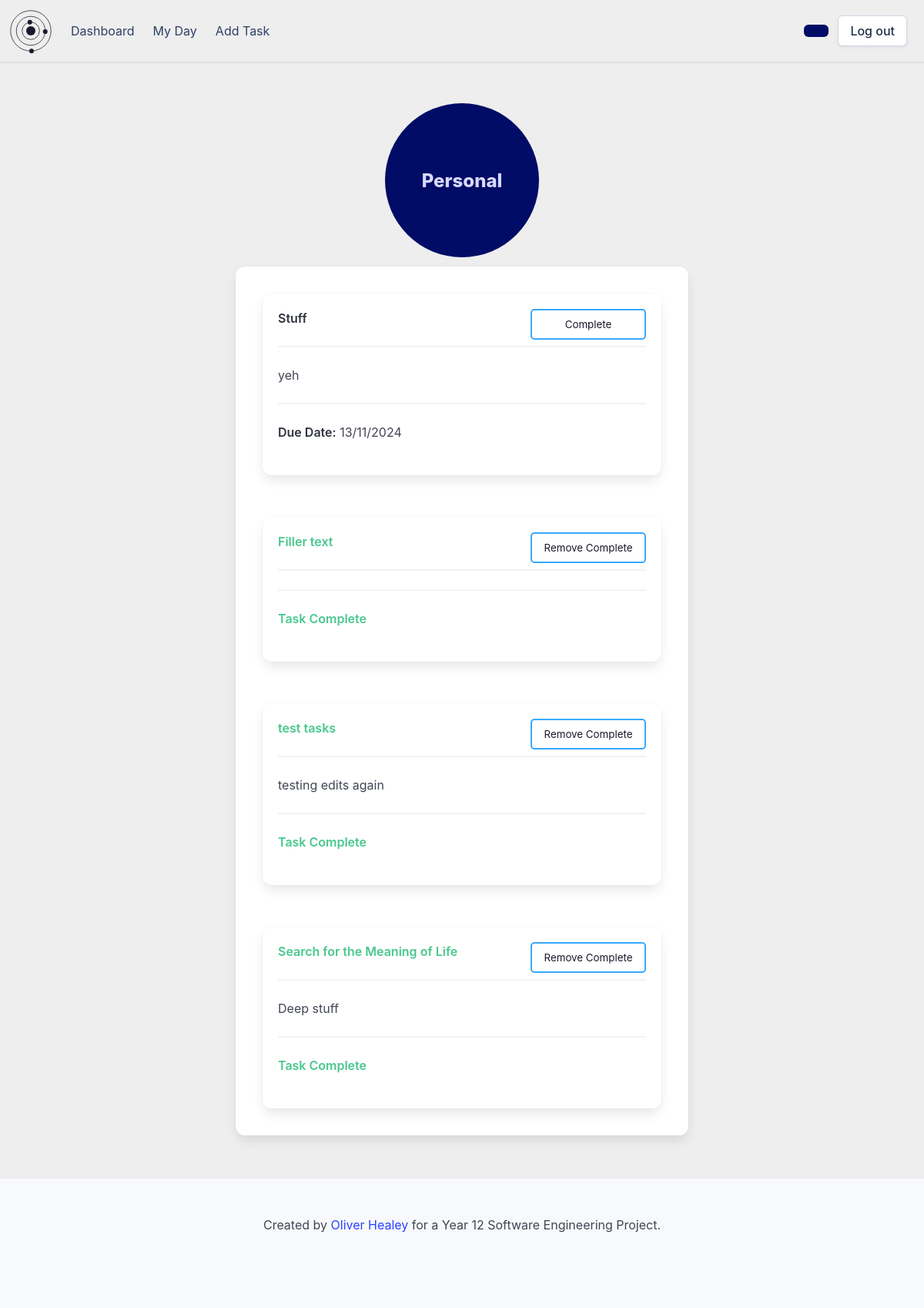
The page /group/c74d19f8-bd10-4c23-b916-0b0c3a8fa5c9 on the database its author committed.
### setup_db.py (models this page shows)
class Group(Base):
    __tablename__ = 'groups'
    group_id = Column(String, primary_key=True, nullable=False)
    group_name = Column(String, nullable=False, unique=True)
    user_id = Column(String, ForeignKey('userdetails.id'), nullable=False)
    user = relationship('User', back_populates='groups')
    tasks = relationship('Task', back_populates='groups')

class Task(Base):
    __tablename__ = 'tasks'
    task_id = Column(String, primary_key=True)
    name = Column(String, nullable=False)
    details = Column(String)
    important = Column(Boolean, nullable=False)
    due_date = Column(DateTime, nullable=False)
    completed = Column(Boolean, nullable=False)
    user_id = Column(String, ForeignKey('userdetails.id'), nullable=False)
    group_id = Column(String, ForeignKey('groups.group_id'), nullable=False)
    user = relationship('User', back_populates='tasks')
    groups = relationship('Group', back_populates='tasks')

### app.py (the view)
@app.route('/group/<group_id>')
def viewGroup(group_id):
    group = sessionDb.query(Group).filter(Group.group_id == group_id).first()
    tasks = sessionDb.query(Task).filter(Task.group_id == group_id).order_by(Task.due_date).all()
    return render_template('group.html', group=group, tasks=tasks, showDetails=True)

### templates/group.html (shortened to what this page needs)
{% extends 'base_loggedin.html' %}
{% block content %}
    <div class="circle-holder column is-full is-centered">
        <div class="group-circle" onclick="window.location.href='/group/{{ group.group_id }}'">
            <div class="hero-body">
                <p class="group-circle-title title is-4">{{ group.group_name }}</p>
            </div>
        </div>
    </div>
    <div class="columns is-centered">
        <div class="column is-half">
            <div class="box">
                <div class="columns is-multiline">
                    {% for task in tasks %}
                        {% if task.group_id == group.group_id %}
                            <div class="column is-full">
                                {% include 'task_box.html' %}
                            </div>
                        {% endif %}
                    {% endfor %}
                </div>
            </div>
        </div>
    </div>
{% endblock %}

### templates/task_box.html (shortened to what this page needs)
<div class="box task-box" onclick="window.location.href='/task/{{ task.task_id }}'">
    <div class="content">
        <p>
            <strong class="{{ 'has-text-success' if task.completed else '' }}">{{ task.name }}</strong>
            <hr>
            {% if showDetails %}
                {{ task.details }}
                <hr>
            {% endif %}
            {% if not task.completed %}
                <strong class="">Due Date:</strong> {{ task.due_date.strftime('%d/%m/%Y') }}<br>
            {% else %}
                <strong class="has-text-success">Task Complete</strong>
            {% endif %}
        </p>
    </div>
    {% if not task.completed %}
        <form action="/complete" method="POST">
            <input type="submit" value="Complete" class="task-complete-button">
        </form>
    {% else %}
        <form action="/decomplete" method="POST">
            <input type="submit" value="Remove Complete" class="task-complete-button">
        </form>
    {% endif %}
</div>

### static/styles/styles.css (style rules this page uses)
:root { --bulma-primary-h: 206deg; --bulma-primary-l: 61%; --bulma-link-l: 20%; --bulma-info-h: 63deg; --bulma-info-l: 68%; --bulma-scheme-s: 36%; --bulma-body-background-color: light-dark(#eeeeee, #0f141f); color-scheme: light dark; --accent-color: light-dark(#1c182c, #e0e0e0); --accent-color-invert: light-dark(#e0e0e0, #160f34); }
body { margin: none; padding: none; }
.hero-body { padding: 20px; }
.circle-holder { display: flex; justify-content: center; align-items: center; }
.group-circle { position: relative; border-radius: 50%; width: 200px; text-align: center; align-content: center; overflow: visible; height: 200px; background-color: var(--bulma-link); }
.group-circle-title { color: #d8d9ff; }
.task-box { position: relative; overflow: hidden; transition: all 0.5s; cursor: pointer; margin: 15px; }
.task-box:before { content: ''; position: absolute; opacity: 0; height: 100%; width: 100%; top: 0px; bottom: 0px; right: 0px; align-content: center; padding: 10px; transition: 0.5s; color: #0f141f; background-color: var(--bulma-primary); }
.task-box:after { content: 'Click for more details...'; opacity: 0; position: absolute; bottom: -20px; right: 20px; transition: 0.5s; font-size: 0.7rem; }
.task-complete-button { position: absolute; top: 20px; right: 20px; width: 150px; height: 40px; background-color: transparent; border: var(--bulma-primary) solid 2px; color: var(--accent-color); border-radius: 5px; padding: 5px; cursor: pointer; }

### rows shown on the page
Group: group_name "Personal"
Task: name "Stuff", details "yeh", due_date "13/11/2024"
Task: name "Filler text", completed "Task Complete"
Task: name "test tasks", details "testing edits again", completed "Task Complete"
Task: name "Search for the Meaning of Life", details "Deep stuff", completed "Task Complete"
